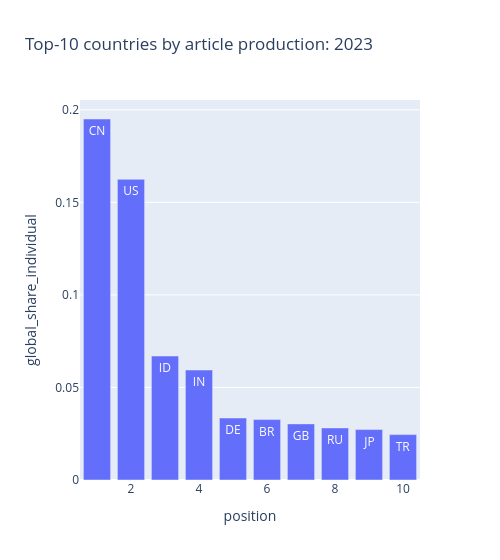

The cell this chart's notebook holds for it:
### Code cell
px.bar(
    (
        df_top_compare
        .query("year == @year")
        # .sort_values("position", ascending=False)
        # .assign(position_str=lambda df: df.position.astype(str))
    ),
    x="position",
    y="global_share_individual",
    # color="year",
    # barmode="group",
    text="country_individual",
    title=f"Top-10 countries by article production: {year}",
    width=500
)

### Figure 1 — Plotly figure (JSON) as saved in the notebook; plotly's stock layout.template omitted (floating-point values rounded to 4 significant figures)
{"data": [{"hovertemplate": "position=%{x}<br>global_share_individual=%{y}<br>country_individual=%{text}<extra></extra>", "legendgroup": "", "marker": {"color": "#636efa", "pattern": {"shape": ""}}, "name": "", "orientation": "v", "showlegend": false, "text": ["CN", "US", "ID", "IN", "DE", "BR", "GB", "RU", "JP", "TR"], "textposition": "auto", "x": [1, 2, 3, 4, 5, 6, 7, 8, 9, 10], "xaxis": "x", "y": [0.195, 0.1624, 0.06695, 0.05943, 0.03349, 0.03265, 0.03031, 0.02812, 0.02724, 0.02452], "yaxis": "y", "type": "bar"}], "layout": {"xaxis": {"anchor": "y", "domain": [0.0, 1.0], "title": {"text": "position"}}, "yaxis": {"anchor": "x", "domain": [0.0, 1.0], "title": {"text": "global_share_individual"}}, "legend": {"tracegroupgap": 0}, "title": {"text": "Top-10 countries by article production: 2023"}, "barmode": "relative", "width": 500}}
